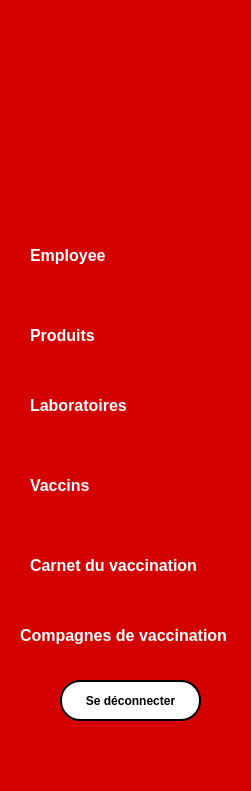
   <widget class="QFrame" name="frame">
    <property name="geometry">
     <rect>
      <x>0</x>
      <y>0</y>
      <width>251</width>
      <height>791</height>
     </rect>
    </property>
    <property name="styleSheet">
     <string notr="true">QFrame {
    background-color: #D30102;  /* Rouge foncé */
    border-radius: 15px;        /* Coins arrondis */
}
</string>
    </property>
    <property name="frameShape">
     <enum>QFrame::Shape::StyledPanel</enum>
    </property>
    <property name="frameShadow">
     <enum>QFrame::Shadow::Raised</enum>
    </property>
    <widget class="QPushButton" name="pushButton_6">
     <property name="geometry">
      <rect>
       <x>60</x>
       <y>680</y>
       <width>141</width>
       <height>41</height>
      </rect>
     </property>
     <property name="autoFillBackground">
      <bool>false</bool>
     </property>
     <property name="styleSheet">
      <string notr="true">QPushButton {
    background-color: white;       /* White background */
    color: black;                 /* Black text */
    border: 2px solid black;      /* Black border */
    border-radius: 20px;          /* Makes the button round */
    padding: 10px;                /* Adds padding for better appearance */
    font-weight: bold;            /* Bold text for better visibility */
}

QPushButton:hover {
    background-color: #f0f0f0;    /* Light gray background when hovered */
}

QPushButton:pressed {
    background-color: #e0e0e0;    /* Darker gray when clicked */
}
</string>
     </property>
     <property name="text">
      <string>Se déconnecter</string>
     </property>
    </widget>
    <widget class="QPushButton" name="employe">
     <property name="geometry">
      <rect>
       <x>20</x>
       <y>230</y>
       <width>151</width>
       <height>51</height>
      </rect>
     </property>
     <property name="styleSheet">
      <string notr="true">QPushButton {
    background-color: transparent; /* Transparent background */
    color: #FFFFFF;                /* Black text */
    font-weight: bold;             /* Bold text */
    font-size: 16px;               /* Larger font size */
    border: none;                  /* No border */
    text-align: left;              /* Align text to the left */
    padding: 10px;                 /* Inner spacing */
}

QPushButton:hover {
    background-color: #B00000; /* Red background */
    color: #FFFFFF;            /* White text on hover */
    border-radius: 10px;       /* Rounded corners */
}
</string>
     </property>
     <property name="text">
      <string>Employee</string>
     </property>
    </widget>
    <widget class="QPushButton" name="carnet">
     <property name="geometry">
      <rect>
       <x>20</x>
       <y>540</y>
       <width>191</width>
       <height>51</height>
      </rect>
     </property>
     <property name="styleSheet">
      <string notr="true">QPushButton {
    background-color: transparent; /* Transparent background */
    color: #FFFFFF;                /* Black text */
    font-weight: bold;             /* Bold text */
    font-size: 16px;               /* Larger font size */
    border: none;                  /* No border */
    text-align: left;              /* Align text to the left */
    padding: 10px;                 /* Inner spacing */
}

QPushButton:hover {
    background-color: #B00000; /* Red background */
    color: #FFFFFF;            /* White text on hover */
    border-radius: 10px;       /* Rounded corners */
}
</string>
     </property>
     <property name="text">
      <string>Carnet du vaccination</string>
     </property>
    </widget>
    <widget class="QPushButton" name="produits">
     <property name="geometry">
      <rect>
       <x>20</x>
       <y>310</y>
       <width>151</width>
       <height>51</height>
      </rect>
     </property>
     <property name="styleSheet">
      <string notr="true">QPushButton {
    background-color: transparent; /* Transparent background */
    color: #FFFFFF;                /* Black text */
    font-weight: bold;             /* Bold text */
    font-size: 16px;               /* Larger font size */
    border: none;                  /* No border */
    text-align: left;              /* Align text to the left */
    padding: 10px;                 /* Inner spacing */
}

QPushButton:hover {
    background-color: #B00000; /* Red background */
    color: #FFFFFF;            /* White text on hover */
    border-radius: 10px;       /* Rounded corners */
}
</string>
     </property>
     <property name="text">
      <string>Produits</string>
     </property>
    </widget>
    <widget class="QPushButton" name="labo">
     <property name="geometry">
      <rect>
       <x>20</x>
       <y>380</y>
       <width>151</width>
       <height>51</height>
      </rect>
     </property>
     <property name="styleSheet">
      <string notr="true">QPushButton {
    background-color: transparent; /* Transparent background */
    color: #FFFFFF;                /* Black text */
    font-weight: bold;             /* Bold text */
    font-size: 16px;               /* Larger font size */
    border: none;                  /* No border */
    text-align: left;              /* Align text to the left */
    padding: 10px;                 /* Inner spacing */
}

QPushButton:hover {
    background-color: #B00000; /* Red background */
    color: #FFFFFF;            /* White text on hover */
    border-radius: 10px;       /* Rounded corners */
}
</string>
     </property>
     <property name="text">
      <string>Laboratoires</string>
     </property>
    </widget>
    <widget class="QPushButton" name="compagne">
     <property name="geometry">
      <rect>
       <x>10</x>
       <y>610</y>
       <width>251</width>
       <height>51</height>
      </rect>
     </property>
     <property name="styleSheet">
      <string notr="true">QPushButton {
    background-color: transparent; /* Transparent background */
    color: #FFFFFF;                /* Black text */
    font-weight: bold;             /* Bold text */
    font-size: 16px;               /* Larger font size */
    border: none;                  /* No border */
    text-align: left;              /* Align text to the left */
    padding: 10px;                 /* Inner spacing */
}

QPushButton:hover {
    background-color: #B00000; /* Red background */
    color: #FFFFFF;            /* White text on hover */
    border-radius: 10px;       /* Rounded corners */
}
</string>
     </property>
     <property name="text">
      <string>Compagnes de vaccination</string>
     </property>
    </widget>
    <widget class="QPushButton" name="vaccin">
     <property name="geometry">
      <rect>
       <x>20</x>
       <y>460</y>
       <width>201</width>
       <height>51</height>
      </rect>
     </property>
     <property name="styleSheet">
      <string notr="true">QPushButton {
    background-color: transparent; /* Transparent background */
    color: #FFFFFF;                /* Black text */
    font-weight: bold;             /* Bold text */
    font-size: 16px;               /* Larger font size */
    border: none;                  /* No border */
    text-align: left;              /* Align text to the left */
    padding: 10px;                 /* Inner spacing */
}

QPushButton:hover {
    background-color: #B00000; /* Red background */
    color: #FFFFFF;            /* White text on hover */
    border-radius: 10px;       /* Rounded corners */
}
</string>
     </property>
     <property name="text">
      <string>Vaccins</string>
     </property>
    </widget>
    <widget class="QLabel" name="label_13">
     <property name="geometry">
      <rect>
       <x>90</x>
       <y>30</y>
       <width>63</width>
       <height>20</height>
      </rect>
     </property>
     <property name="text">
      <string/>
     </property>
     <property name="pixmap">
      <pixmap>../../Interface_Canet/images/nom.png</pixmap>
     </property>
    </widget>
    <widget class="QLabel" name="label_3">
     <property name="geometry">
      <rect>
       <x>50</x>
       <y>90</y>
       <width>131</width>
       <height>121</height>
      </rect>
     </property>
     <property name="text">
      <string/>
     </property>
     <property name="pixmap">
      <pixmap resource="images/images.qrc">:/images/logo.png</pixmap>
     </property>
     <property name="scaledContents">
      <bool>true</bool>
     </property>
    </widget>
    <widget class="QLabel" name="label_4">
     <property name="geometry">
      <rect>
       <x>10</x>
       <y>30</y>
       <width>231</width>
       <height>111</height>
      </rect>
     </property>
     <property name="text">
      <string/>
     </property>
     <property name="pixmap">
      <pixmap resource="images/images.qrc">:/images/nom.png</pixmap>
     </property>
     <property name="scaledContents">
      <bool>true</bool>
     </property>
    </widget>
    <zorder>label_4</zorder>
    <zorder>pushButton_6</zorder>
    <zorder>employe</zorder>
    <zorder>carnet</zorder>
    <zorder>produits</zorder>
    <zorder>labo</zorder>
    <zorder>compagne</zorder>
    <zorder>vaccin</zorder>
    <zorder>label_13</zorder>
    <zorder>label_3</zorder>
   </widget>
